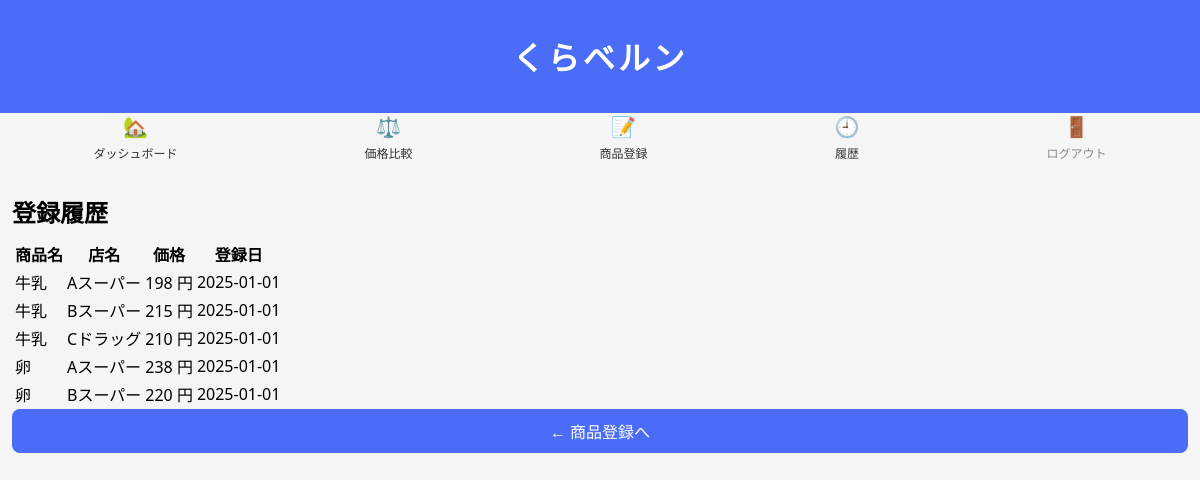
The app's page /history (signed in), older data.
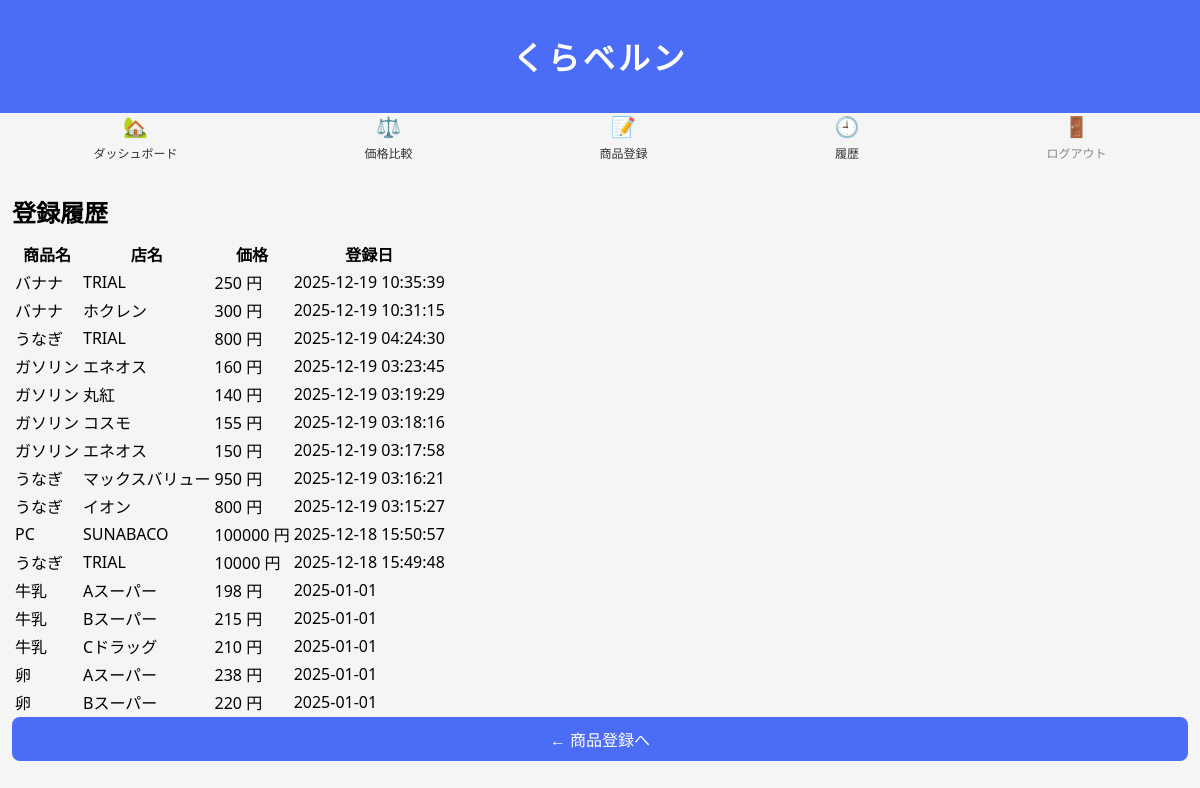
The same page, newer data.
### tables this page shows
CREATE TABLE prices (
  id INTEGER PRIMARY KEY AUTOINCREMENT,
  item_id INTEGER NOT NULL,
  store_id INTEGER NOT NULL,
  price INTEGER NOT NULL,
  created_at TEXT NOT NULL,
  FOREIGN KEY (item_id) REFERENCES items(id),
  FOREIGN KEY (store_id) REFERENCES stores(id)
);

CREATE TABLE items (
  id INTEGER PRIMARY KEY AUTOINCREMENT,
  name TEXT NOT NULL
);

CREATE TABLE stores (
  id INTEGER PRIMARY KEY AUTOINCREMENT,
  name TEXT NOT NULL
);

### app.py (the view)
@app.route("/history")
def history():
    if not session.get("logged_in"):
        return redirect(url_for("login"))
    conn = get_db_connection()
    rows = conn.execute(
        """
        SELECT
            i.name AS item_name,
            s.name AS shop_name,
            p.price,
            p.created_at
        FROM prices p
        JOIN items i ON p.item_id = i.id
        JOIN stores s ON p.store_id = s.id
        ORDER BY p.created_at DESC
        """
    ).fetchall()
    conn.close()
    return render_template("history.html", rows=rows)

### app.py (called while the page is built)
def get_db_connection():
    conn = sqlite3.connect("db/comparison_app.db")
    conn.row_factory = sqlite3.Row
    return conn

### templates/history.html (shortened to what this page needs)
{% extends "base.html" %}
{% block content %}
<h2 class="page-title">登録履歴</h2>
<table>
  <tr>
    <th>商品名</th>
    <th>店名</th>
    <th>価格</th>
    <th>登録日</th>
  </tr>
  {% for row in rows %}
  <tr>
    <td>{{ row.item_name }}</td>
    <td>{{ row.shop_name }}</td>
    <td>{{ row.price }} 円</td>
    <td>{{ row.created_at }}</td>
  </tr>
  {% endfor %}
</table>
<a href="/add" class="btn">← 商品登録へ</a>
{% endblock %}

### templates/base.html (shortened to what this page needs)
<!DOCTYPE html>
<html lang="ja">
<head>
  <link rel="stylesheet" href="{{ url_for('static', filename='css/style.css') }}">
</head>
<body>
<header class="header">
  <h1 class="app-title">くらベルン</h1>
</header>
<nav class="nav">
  <a href="/dashboard">🏡<span>ダッシュボード</span></a>
  <a href="/compare">⚖️<span>価格比較</span></a>
  <a href="/add">📝<span>商品登録</span></a>
  <a href="/history">🕘<span>履歴</span></a>
  {% if session.get("logged_in") %}
    <a href="/logout" class="logout">🚪<span>ログアウト</span></a>
  {% endif %}
</nav>
<main class="container">
  {% block content %}{% endblock %}
</main>
</body>
</html>

### static/css/style.css (style rules this page uses)
body { margin: 0; font-family: system-ui, sans-serif; background: #f5f5f5; }
.header { background: #4a6cf7; color: white; padding: 12px; text-align: center; }
.nav { display: flex; justify-content: space-around; align-items: center; }
.nav a { text-decoration: none; font-size: 20px; color: #333; display: flex; flex-direction: column; align-items: center; gap: 4px; }
.nav a span { font-size: 12px; }
.nav a.logout { color: #888; }
.container { padding: 12px; }
.page-title { margin-bottom: 10px; }
.btn { display: block; text-align: center; padding: 10px; background: #4a6cf7; color: white; border-radius: 8px; text-decoration: none; }
.app-title { letter-spacing: 0.1em; font-weight: 700; }

Row changes from the older to the newer data that the page shows:
added prices: item_name "バナナ", shop_name "TRIAL", price "250", created_at "2025-12-19 10:35:39"
added prices: item_name "バナナ", shop_name "ホクレン", price "300", created_at "2025-12-19 10:31:15"
added prices: item_name "うなぎ", shop_name "TRIAL", price "800", created_at "2025-12-19 04:24:30"
added prices: item_name "ガソリン", shop_name "エネオス", price "160", created_at "2025-12-19 03:23:45"
added prices: item_name "ガソリン", shop_name "丸紅", price "140", created_at "2025-12-19 03:19:29"
added prices: item_name "ガソリン", shop_name "コスモ", price "155", created_at "2025-12-19 03:18:16"
added prices: item_name "ガソリン", shop_name "エネオス", price "150", created_at "2025-12-19 03:17:58"
added prices: item_name "うなぎ", shop_name "マックスバリュー", price "950", created_at "2025-12-19 03:16:21"
added prices: item_name "うなぎ", shop_name "イオン", price "800", created_at "2025-12-19 03:15:27"
added prices: item_name "PC", shop_name "SUNABACO", price "100000", created_at "2025-12-18 15:50:57"
added prices: item_name "うなぎ", shop_name "TRIAL", price "10000", created_at "2025-12-18 15:49:48"
